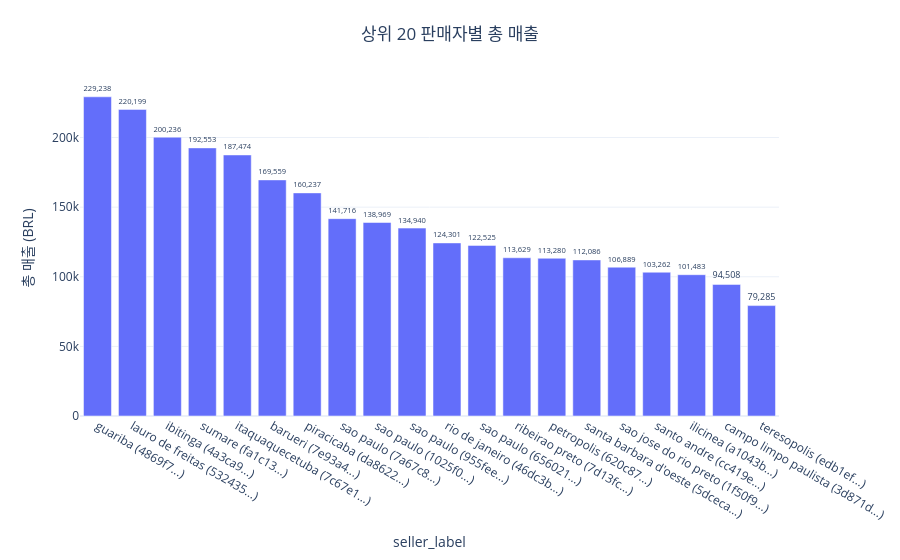

Notebook code cell kept with this figure:
### Code cell
df_seller_rank['seller_label'] = df_seller_rank['geolocation_city'] + ' (' + df_seller_rank['seller_id'].str[:6] + '...)'

fig = px.bar(
    df_seller_rank,
    x='seller_label',
    y='total_selling',
    text='total_selling',
    title='상위 20 판매자별 총 매출',
    labels={'label': '판매자 (도시)', 'total_selling': '총 매출 (BRL)'},
    template='plotly_white'
)

fig.update_traces(
    texttemplate='%{text:,.0f}',
    textposition='outside',
    cliponaxis=False  # 🔥 중요! 텍스트가 잘리지 않게 함
)

fig.update_layout(
    margin=dict(t=80),  # top margin 늘리기
    uniformtext_minsize=8,
    title='상위 20 판매자별 총 매출',
    title_x=0.5
)

fig.show()

### Figure 1 — Plotly figure (JSON) as saved in the notebook; plotly's stock layout.template omitted (floating-point values rounded to 4 significant figures)
{"data": [{"cliponaxis": false, "hovertemplate": "seller_label=%{x}<br>총 매출 (BRL)=%{text}<extra></extra>", "legendgroup": "", "marker": {"color": "#636efa", "pattern": {"shape": ""}}, "name": "", "orientation": "v", "showlegend": false, "text": [229200.0, 220200.0, 200200.0, 192600.0, 187500.0, 169600.0, 160200.0, 141700.0, 139000.0, 134900.0, 124300.0, 122500.0, 113600.0, 113300.0, 112100.0, 106900.0, 103300.0, 101500.0, 94510.0, 79280.0], "textposition": "outside", "texttemplate": "%{text:,.0f}", "type": "bar", "x": ["guariba (4869f7...)", "lauro de freitas (532435...)", "ibitinga (4a3ca9...)", "sumare (fa1c13...)", "itaquaquecetuba (7c67e1...)", "barueri (7e93a4...)", "piracicaba (da8622...)", "sao paulo (7a67c8...)", "sao paulo (1025f0...)", "sao paulo (955fee...)", "rio de janeiro (46dc3b...)", "sao paulo (656021...)", "ribeirao preto (7d13fc...)", "petropolis (620c87...)", "santa barbara d'oeste (5dceca...)", "sao jose do rio preto (1f50f9...)", "santo andre (cc419e...)", "ilicinea (a1043b...)", "campo limpo paulista (3d871d...)", "teresopolis (edb1ef...)"], "xaxis": "x", "y": [229200.0, 220200.0, 200200.0, 192600.0, 187500.0, 169600.0, 160200.0, 141700.0, 139000.0, 134900.0, 124300.0, 122500.0, 113600.0, 113300.0, 112100.0, 106900.0, 103300.0, 101500.0, 94510.0, 79280.0], "yaxis": "y"}], "layout": {"barmode": "relative", "legend": {"tracegroupgap": 0}, "margin": {"t": 80}, "title": {"text": "상위 20 판매자별 총 매출", "x": 0.5}, "uniformtext": {"minsize": 8}, "xaxis": {"anchor": "y", "domain": [0, 1], "title": {"text": "seller_label"}}, "yaxis": {"anchor": "x", "domain": [0, 1], "title": {"text": "총 매출 (BRL)"}}}}
